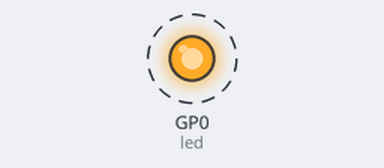
Bench run of a program on a simulated Raspberry Pi Pico running MicroPython. On the bench: output pins drawn as LEDs (lit = HIGH). Dashed ring = blinking. What the program prints to the serial console is not drawn. At 8.0 s the program stops and its outputs stay as they are.

Above: at 0.5 s.
Timing chart, 0 to 4.6 s (numbered marks = the images above):
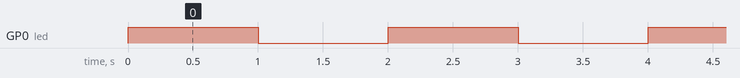

Measured:
- by itself, GP0 (led): alternates HIGH for 1.0 s and LOW for 1.0 s, 8 changes in all, then stays LOW

The program:

3_LED_External.py
```python
# Pin1 is GP0

from machine import Pin
import time
led = Pin(0, Pin.OUT)  # Pin 1
for i in range(1, 5):
    print(i)
    led.value(1)
    time.sleep(1)  # Use 1 second instead of 10 seconds for better visibility
    led.value(0)
    time.sleep(1)# LED external
```
